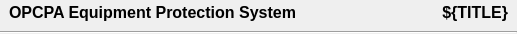
<?xml version="1.0" encoding="UTF-8"?>
<ui version="4.0">
 <class>Form</class>
 <widget class="QWidget" name="Form">
  <property name="geometry">
   <rect>
    <x>0</x>
    <y>0</y>
    <width>517</width>
    <height>34</height>
   </rect>
  </property>
  <property name="sizePolicy">
   <sizepolicy hsizetype="Expanding" vsizetype="Fixed">
    <horstretch>0</horstretch>
    <verstretch>0</verstretch>
   </sizepolicy>
  </property>
  <property name="maximumSize">
   <size>
    <width>16777215</width>
    <height>16777215</height>
   </size>
  </property>
  <property name="windowTitle">
   <string>Form</string>
  </property>
  <layout class="QVBoxLayout" name="verticalLayout">
   <property name="leftMargin">
    <number>0</number>
   </property>
   <property name="topMargin">
    <number>0</number>
   </property>
   <property name="rightMargin">
    <number>0</number>
   </property>
   <property name="bottomMargin">
    <number>0</number>
   </property>
   <item>
    <layout class="QHBoxLayout" name="horizontalLayout">
     <property name="leftMargin">
      <number>9</number>
     </property>
     <property name="rightMargin">
      <number>9</number>
     </property>
     <item>
      <widget class="PyDMLabel" name="Title">
       <property name="sizePolicy">
        <sizepolicy hsizetype="Fixed" vsizetype="Preferred">
         <horstretch>0</horstretch>
         <verstretch>0</verstretch>
        </sizepolicy>
       </property>
       <property name="font">
        <font>
         <pointsize>12</pointsize>
         <weight>75</weight>
         <bold>true</bold>
        </font>
       </property>
       <property name="toolTip">
        <string/>
       </property>
       <property name="text">
        <string>OPCPA Equipment Protection System</string>
       </property>
       <property name="displayFormat" stdset="0">
        <enum>PyDMLabel::Default</enum>
       </property>
      </widget>
     </item>
     <item>
      <spacer name="horizontalSpacer">
       <property name="orientation">
        <enum>Qt::Horizontal</enum>
       </property>
       <property name="sizeHint" stdset="0">
        <size>
         <width>40</width>
         <height>20</height>
        </size>
       </property>
      </spacer>
     </item>
     <item>
      <widget class="PyDMLabel" name="Subtitle">
       <property name="sizePolicy">
        <sizepolicy hsizetype="Fixed" vsizetype="Preferred">
         <horstretch>0</horstretch>
         <verstretch>0</verstretch>
        </sizepolicy>
       </property>
       <property name="font">
        <font>
         <pointsize>12</pointsize>
         <weight>75</weight>
         <bold>true</bold>
        </font>
       </property>
       <property name="toolTip">
        <string/>
       </property>
       <property name="text">
        <string>${TITLE}</string>
       </property>
       <property name="alignment">
        <set>Qt::AlignRight|Qt::AlignTrailing|Qt::AlignVCenter</set>
       </property>
       <property name="displayFormat" stdset="0">
        <enum>PyDMLabel::Default</enum>
       </property>
      </widget>
     </item>
    </layout>
   </item>
   <item>
    <widget class="Line" name="line">
     <property name="orientation">
      <enum>Qt::Horizontal</enum>
     </property>
    </widget>
   </item>
  </layout>
 </widget>
 <customwidgets>
  <customwidget>
   <class>PyDMLabel</class>
   <extends>QLabel</extends>
   <header>pydm.widgets.label</header>
  </customwidget>
 </customwidgets>
 <resources/>
 <connections/>
</ui>
